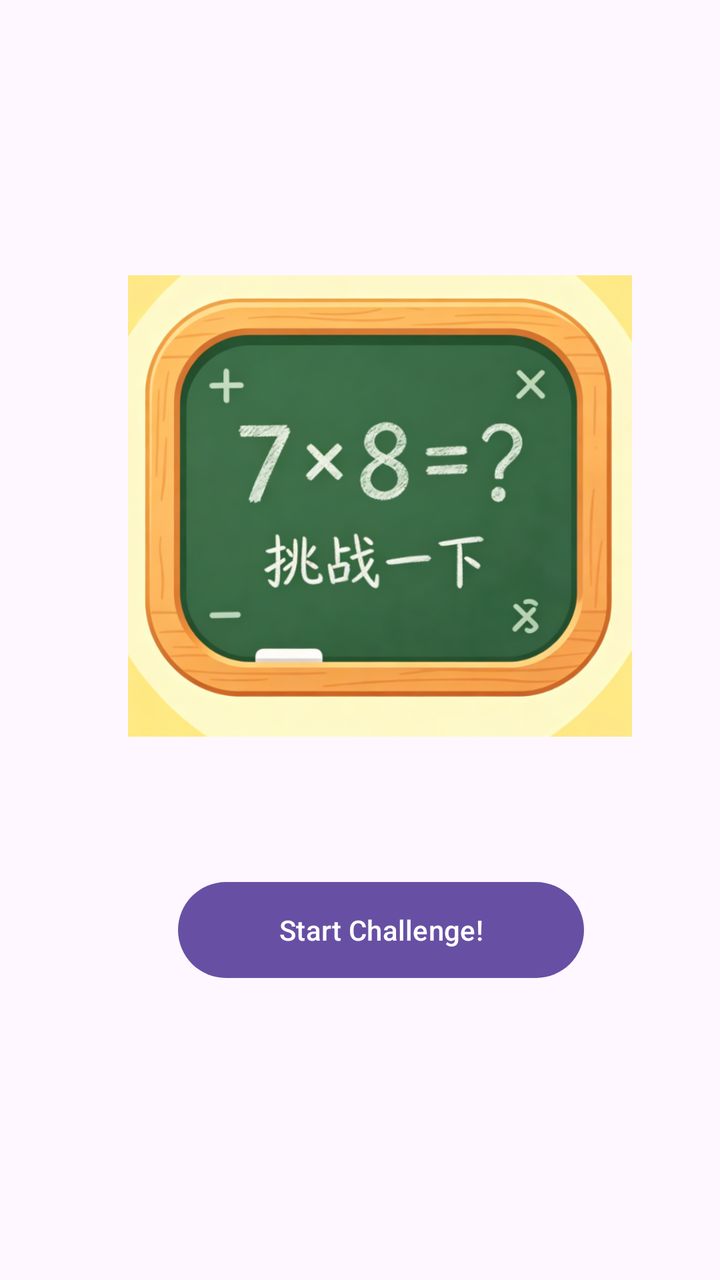
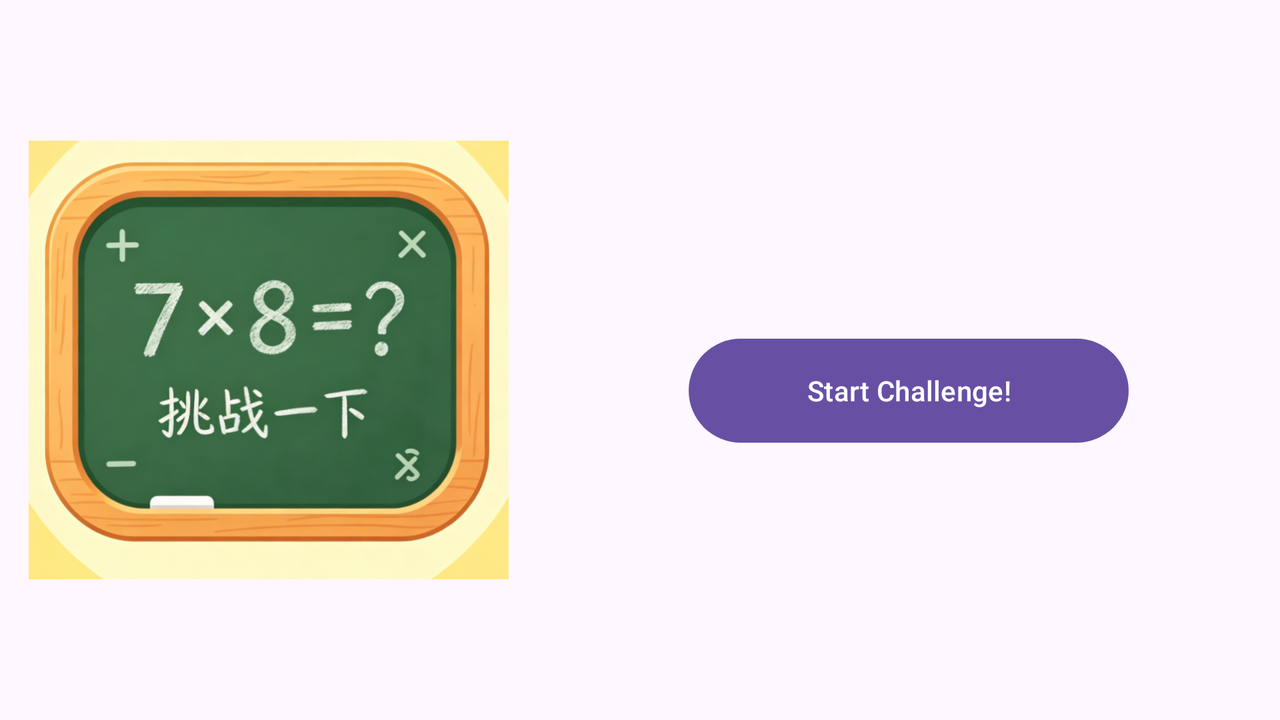

Compare how this app lays out the same screen by default and in its alternative resource folder. The renders come first, then the two layout files and the values they reference.
<!-- AndroidManifest.xml: application theme Theme.MentalMathTestA -->
<!-- res/layout/fragment_title.xml -->
<?xml version="1.0" encoding="utf-8"?>
<layout xmlns:android="http://schemas.android.com/apk/res/android"
    xmlns:app="http://schemas.android.com/apk/res-auto"
    xmlns:tools="http://schemas.android.com/tools">

    <data tools:ignore="ExtraText">
        <variable
            name="vm"
            type="com.example.mentalmathtesta.MyViewModel">
        </variable>>
    </data>

    <androidx.constraintlayout.widget.ConstraintLayout
        android:layout_width="match_parent"
        android:layout_height="match_parent"
        tools:context=".TitleFragment">

        <androidx.constraintlayout.widget.Guideline
            android:id="@+id/guideline4"
            android:layout_width="wrap_content"
            android:layout_height="wrap_content"
            android:orientation="horizontal"
            app:layout_constraintGuide_begin="137dp" />

        <androidx.constraintlayout.widget.Guideline
            android:id="@+id/guideline5"
            android:layout_width="wrap_content"
            android:layout_height="wrap_content"
            android:orientation="horizontal"
            app:layout_constraintGuide_begin="369dp" />

        <androidx.constraintlayout.widget.Guideline
            android:id="@+id/guideline6"
            android:layout_width="wrap_content"
            android:layout_height="wrap_content"
            android:orientation="horizontal"
            app:layout_constraintGuide_begin="532dp" />

        <androidx.constraintlayout.widget.Guideline
            android:id="@+id/guideline7"
            android:layout_width="wrap_content"
            android:layout_height="wrap_content"
            android:orientation="vertical"
            app:layout_constraintGuide_begin="81dp" />

        <androidx.constraintlayout.widget.Guideline
            android:id="@+id/guideline8"
            android:layout_width="wrap_content"
            android:layout_height="wrap_content"
            android:orientation="vertical"
            app:layout_constraintGuide_begin="299dp" />

        <ImageView
            android:id="@+id/imageView"
            android:layout_width="252dp"
            android:layout_height="298dp"
            android:src="@drawable/img"
            app:layout_constraintBottom_toTopOf="@+id/guideline5"
            app:layout_constraintEnd_toStartOf="@+id/guideline8"
            android:contentDescription="@string/mental_math_image"
            app:layout_constraintStart_toStartOf="@+id/guideline7"
            app:layout_constraintTop_toTopOf="@+id/guideline4" />

        <TextView
            android:id="@+id/textView"
            android:layout_width="wrap_content"
            android:layout_height="wrap_content"
            android:layout_marginTop="36dp"
            android:text="@{@string/max_score(vm.max)}"
            android:textColor="@color/black"
            android:textSize="@dimen/min_size"
            app:layout_constraintBottom_toTopOf="@+id/guideline4"
            app:layout_constraintEnd_toEndOf="parent"
            app:layout_constraintHorizontal_bias="0.727"
            app:layout_constraintStart_toStartOf="parent"
            app:layout_constraintTop_toTopOf="parent"
            app:layout_constraintVertical_bias="0.048" />

        <Button
            android:id="@+id/btn_start"
            android:layout_width="203dp"
            android:layout_height="48dp"
            android:background="@drawable/bg_start_btn"
            android:elevation="6dp"
            android:text="@string/start_challenge"
            android:textColor="#FFFFFF"
            android:textSize="@dimen/min_size"
            app:layout_constraintBottom_toTopOf="@+id/guideline6"
            app:layout_constraintEnd_toStartOf="@+id/guideline8"
            app:layout_constraintHorizontal_bias="0.533"
            app:layout_constraintStart_toStartOf="@+id/guideline7"
            app:layout_constraintTop_toBottomOf="@+id/imageView"
            app:layout_constraintVertical_bias="0.475" />
    </androidx.constraintlayout.widget.ConstraintLayout>
</layout>
<!-- resources referenced by this layout -->
<resources>
  <dimen name="min_size">14sp</dimen>
  <!-- drawable bg_start_btn (drawable) -->
  <?xml version="1.0" encoding="utf-8"?>
  <selector xmlns:android="http://schemas.android.com/apk/res/android">
      
      <item android:state_pressed="false">
          <shape android:shape="rectangle">
              <solid android:color="#673AB7"/>
              <corners android:radius="32dp"/>
              <padding android:left="16dp" android:right="16dp" android:top="14dp" android:bottom="14dp"/>
          </shape>
      </item>
      
      <item android:state_pressed="true">
          <shape android:shape="rectangle">
              <solid android:color="#512DA8"/>
              <corners android:radius="32dp"/>
              <padding android:left="16dp" android:right="16dp" android:top="14dp" android:bottom="14dp"/>
          </shape>
      </item>
  </selector>
  <!-- drawable img: png bitmap (drawable, 537392 bytes) -->
  <string name="max_score">maxScore:%d</string>
  <string name="mental_math_image" translatable="false">Mental math image</string>
  <string name="start_challenge">Start Challenge!</string>
  <style name="Theme.MentalMathTestA" parent="Base.Theme.MentalMathTestA" />
  <style name="Base.Theme.MentalMathTestA" parent="Theme.Material3.DayNight.NoActionBar">
          
          
      </style>
</resources>
<!-- res/layout-land/fragment_title.xml (the repository's variant of the layout above) -->
<!-- drawn on the phone turned sideways -->
<?xml version="1.0" encoding="utf-8"?>
<layout xmlns:android="http://schemas.android.com/apk/res/android"
    xmlns:app="http://schemas.android.com/apk/res-auto"
    xmlns:tools="http://schemas.android.com/tools">

    <data tools:ignore="ExtraText">
        <variable
            name="vm"
            type="com.example.mentalmathtesta.MyViewModel" />
    </data>

    <androidx.constraintlayout.widget.ConstraintLayout
        android:layout_width="match_parent"
        android:layout_height="match_parent"
        tools:context=".TitleFragment">

        
        <androidx.constraintlayout.widget.Guideline
            android:id="@+id/guideline_divider"
            android:layout_width="wrap_content"
            android:layout_height="wrap_content"
            android:orientation="vertical"
            app:layout_constraintGuide_percent="0.42" />

        
        <ImageView
            android:id="@+id/imageView"
            android:layout_width="240dp"
            android:layout_height="284dp"
            android:src="@drawable/img"
            android:contentDescription="@string/mental_math_image"
            app:layout_constraintTop_toTopOf="parent"
            app:layout_constraintBottom_toBottomOf="parent"
            app:layout_constraintStart_toStartOf="parent"
            app:layout_constraintEnd_toStartOf="@id/guideline_divider"
            app:layout_constraintHorizontal_bias="0.5"
            app:layout_constraintVertical_bias="0.5" />

        
        <TextView
            android:id="@+id/textView"
            android:layout_width="wrap_content"
            android:layout_height="wrap_content"
            android:layout_marginTop="32dp"
            android:layout_marginEnd="40dp"
            android:text="@{@string/max_score(vm.max)}"
            android:textColor="@color/black"
            android:textSize="@dimen/min_size"
            app:layout_constraintTop_toTopOf="parent"
            app:layout_constraintEnd_toEndOf="parent"
            app:layout_constraintStart_toStartOf="@id/guideline_divider"
            app:layout_constraintHorizontal_bias="1.0" />

        
        <Button
            android:id="@+id/btn_start"
            android:layout_width="220dp"
            android:layout_height="52dp"
            android:background="@drawable/bg_start_btn"
            android:elevation="6dp"
            android:text="@string/start_challenge"
            android:textColor="#FFFFFF"
            android:textSize="@dimen/min_size"
            app:layout_constraintTop_toTopOf="parent"
            app:layout_constraintBottom_toBottomOf="parent"
            app:layout_constraintStart_toStartOf="@id/guideline_divider"
            app:layout_constraintEnd_toEndOf="parent"
            app:layout_constraintHorizontal_bias="0.5"
            app:layout_constraintVertical_bias="0.55" />

    </androidx.constraintlayout.widget.ConstraintLayout>
</layout>
